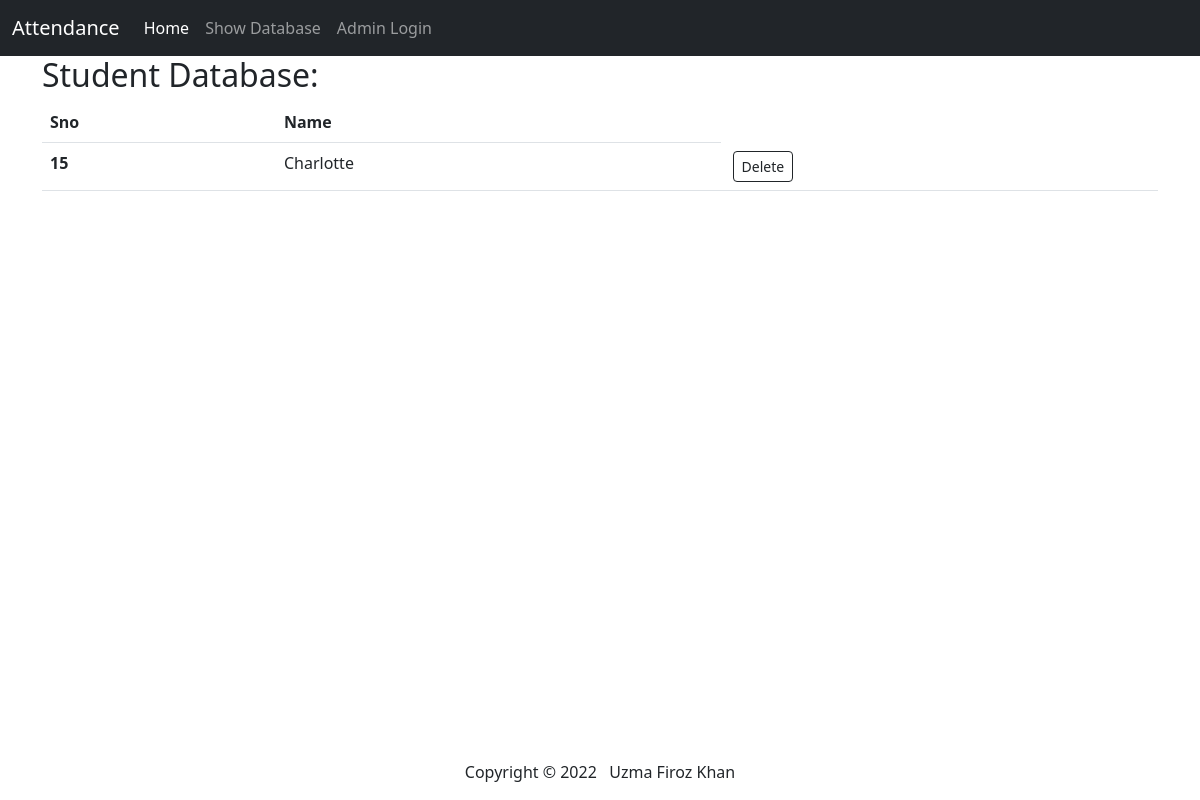
Page /show-admin on the earlier database version.
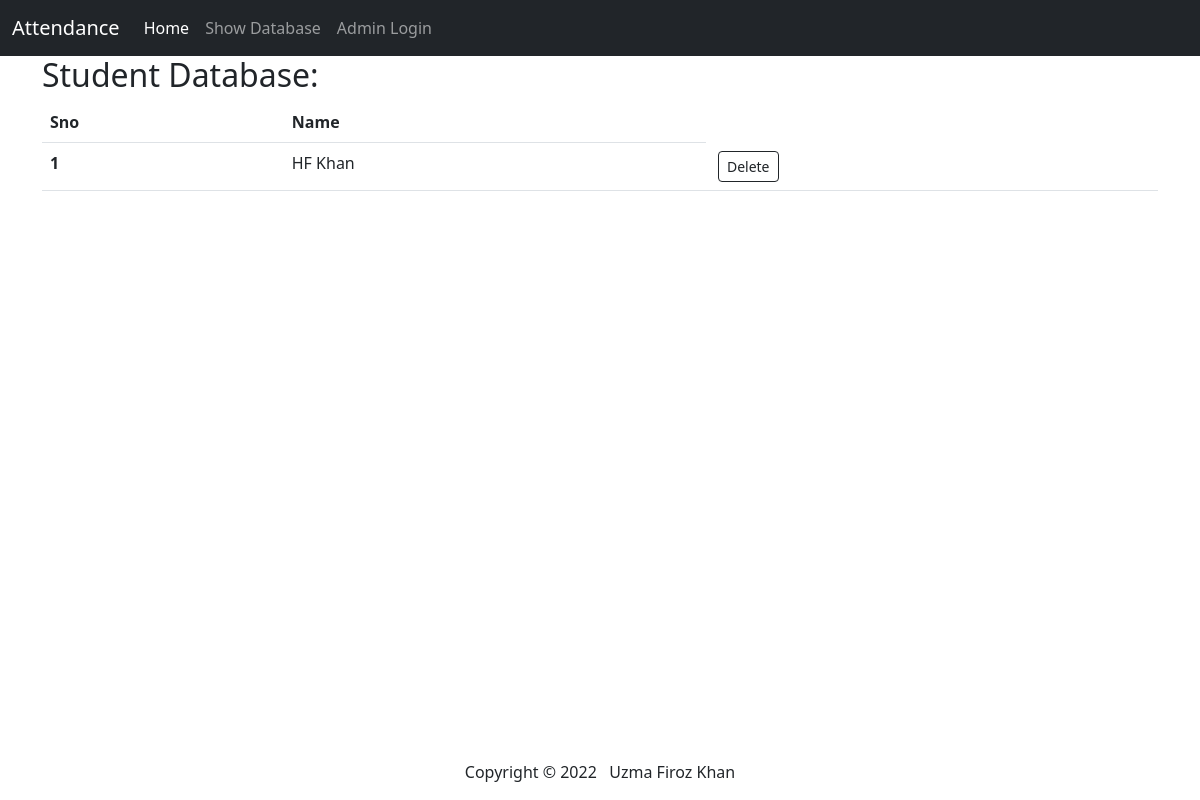
Same page on the later database version.
### app.py (models this page shows, shortened)
class Student(db.Model):
    sno = db.Column(db.String(200),primary_key=True)
    name = db.Column(db.String(200),nullable=False)

### app.py (the view)
@app.route("/show-admin")
def show():
    allToStudents = Student.query.all()
    return render_template("show.html",allToStudents=allToStudents)

### templates/show.html (shortened to what this page needs)
{% extends 'base.html' %}
{% block body %}
<div class="container">
    <h2>Student Database:</h2>
    {% if allToStudents|length <= 1%}
    <div class="alert alert-dark" role="alert">
        No Students.
    </div>
    {% else %}
    <table class="table">
        <thead>
            <tr>
                <th scope="col">Sno</th>
                <th scope="col">Name</th>
            </tr>
        </thead>
        <tbody>
            {% for std in allToStudents %}
            {% if std.sno != "-1" %}
            <tr>
                <th scope="row">{{std.sno}}</th>
                <td>{{std.name}}</td>
                <td>
                    <a href="/delete/{{std.sno}}" type="button" class="btn btn-outline-dark btn-sm mx-1">Delete</a>
                </td>
            </tr>
            {% endif %}
            {% endfor %}
        </tbody>
    </table>
    {% endif %}
</div>
{% endblock body %}

### templates/base.html (shortened to what this page needs)
<!DOCTYPE html>
<html lang="en">
<head>
  <link rel="stylesheet" href="{{ url_for('static', filename='css/styles.css') }}">
  <link href="https://cdn.jsdelivr.net/npm/bootstrap@5.2.0-beta1/dist/css/bootstrap.min.css" rel="stylesheet"
>
</head>
<body>
  <nav class="navbar navbar-expand-lg navbar-dark bg-dark">
    <div class="container-fluid">
      <a class="navbar-brand" href="/">Attendance</a>
      <div class="collapse navbar-collapse" id="navbarScroll">
        <ul class="navbar-nav me-auto my-2 my-lg-0 navbar-nav-scroll" style="--bs-scroll-height: 100px;">
          <li class="nav-item">
            <a class="nav-link active" aria-current="page" href="/">Home</a>
          </li>
          <li class="nav-item">
            <a class="nav-link" href="/view">Show Database</a>
          </li>
          <li class="nav-item">
            <a class="nav-link" href="/admin-login">Admin Login</a>
          </li>
        </ul>
      </div>
    </div>
  </nav>
  {% block body %}
  {% endblock body %}
  <footer></footer>
</body>
</html>

### static/css/styles.css (style rules this page uses)
footer { position: fixed; left: 0; bottom: 0; width: 100%; text-align: center; }

Differences in the rows shown:
removed Student: sno "15", name "Charlotte"
added Student: sno "1", name "HF Khan"
